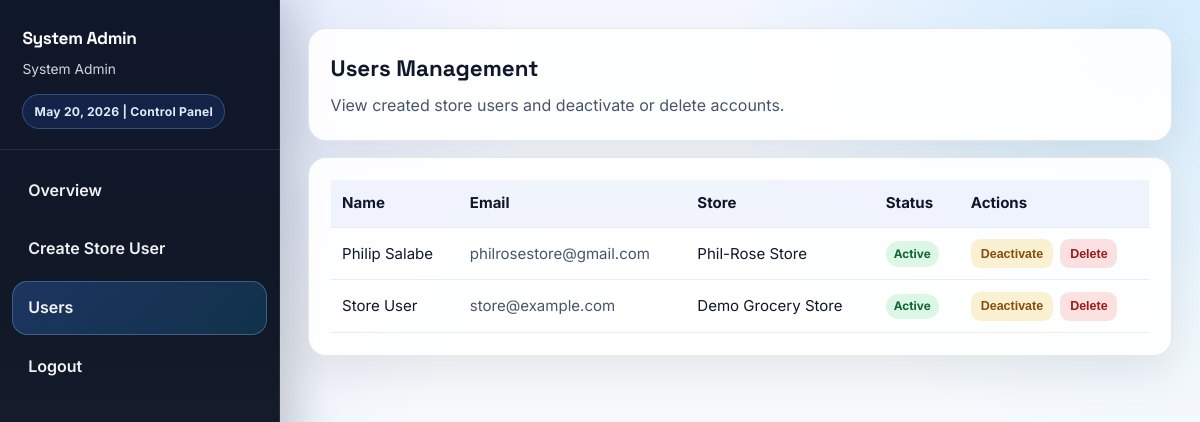
/admin_users.php (signed in), run on the app's committed database.
### tables this page shows
CREATE TABLE `users` (
  `id` bigint(20) NOT NULL,
  `name` varchar(255) NOT NULL,
  `email` varchar(255) NOT NULL,
  `password` varchar(255) NOT NULL,
  `role` varchar(20) NOT NULL,
  `store_id` bigint(20) DEFAULT NULL,
  `created_at` timestamp NOT NULL DEFAULT current_timestamp(),
  `updated_at` timestamp NOT NULL DEFAULT current_timestamp() ON UPDATE current_timestamp()
);

CREATE TABLE `stores` (
  `id` bigint(20) NOT NULL,
  `store_name` varchar(255) NOT NULL,
  `store_email` varchar(255) NOT NULL,
  `phone` varchar(50) NOT NULL,
  `address` text NOT NULL,
  `tax_number` varchar(100) DEFAULT NULL,
  `is_active` tinyint(1) DEFAULT 1,
  `created_at` timestamp NOT NULL DEFAULT current_timestamp(),
  `updated_at` timestamp NOT NULL DEFAULT current_timestamp() ON UPDATE current_timestamp()
);

### admin_users.php (the view, shortened to what this page needs)
<?php
$db = getDB();
$user = null;
try {
    $stmt = $db->prepare('SELECT * FROM users WHERE id = ? LIMIT 1');
    $stmt->execute([$_SESSION['user_id']]);
    $user = $stmt->fetch(PDO::FETCH_ASSOC);
} catch (PDOException $e) {
    header('Location: login.php');
    exit();
}
$managedUsers = [];
try {
    $stmt = $db->query(
        "SELECT u.id, u.name, u.email, u.role, u.store_id, s.store_name
         FROM users u
         LEFT JOIN stores s ON s.id = u.store_id
         WHERE u.role IN ('store_user', 'deactivated')
         ORDER BY u.id DESC"
    );
    $managedUsers = $stmt->fetchAll(PDO::FETCH_ASSOC);
} catch (PDOException $e) {
    $actionError = 'Unable to load users list right now.';
}
?>
<!DOCTYPE html>
<html lang="en">
<head>
    <link rel="stylesheet" href="css/style.css">
</head>
<body>
    <div class="dashboard-container">
        <aside class="sidebar">
            <div class="sidebar-header">
                <h3>System Admin</h3>
                <p><?php echo htmlspecialchars($user['name']); ?></p>
                <div class="sidebar-status"><?php echo date('F j, Y'); ?> | Control Panel</div>
            </div>
            <nav class="sidebar-menu">
                <a href="admin_dashboard.php">
                    <span>Overview</span>
                </a>
                <a href="create_store_user.php">
                    <span>Create Store User</span>
                </a>
                <a href="admin_users.php" class="active">
                    <span>Users</span>
                </a>
                <a href="logout.php">
                    <span>Logout</span>
                </a>
            </nav>
        </aside>
        <main class="main-content">
            <div class="page-shell">
                <section class="panel">
                    <h1 class="page-title">Users Management</h1>
                    <p class="subtitle">View created store users and deactivate or delete accounts.</p>
                </section>
                <section class="panel">
                    <div class="table-wrap">
                        <table>
                            <thead>
                                <tr>
                                    <th>Name</th>
                                    <th>Email</th>
                                    <th>Store</th>
                                    <th>Status</th>
                                    <th>Actions</th>
                                </tr>
                            </thead>
                            <tbody>
                                <?php foreach ($managedUsers as $managedUser): ?>
                                    <tr>
                                        <td><?php echo htmlspecialchars($managedUser['name']); ?></td>
                                        <td class="muted"><?php echo htmlspecialchars($managedUser['email']); ?></td>
                                        <td><?php echo htmlspecialchars($managedUser['store_name'] ?: 'N/A'); ?></td>
                                        <td>
                                            <span class="badge <?php echo $managedUser['role'] === 'store_user' ? 'badge-ok' : 'badge-muted'; ?>">
                                                <?php echo $managedUser['role'] === 'store_user' ? 'active' : 'deactivated'; ?>
                                            </span>
                                        </td>
                                        <td>
                                            <div class="row-actions">
                                                <?php if ($managedUser['role'] === 'store_user'): ?>
                                                    <form method="post" class="inline-form" action="admin_users.php">
                                                        <button type="submit" class="btn-action btn-warning">Deactivate</button>
                                                    </form>
                                                <?php endif; ?>
                                                <form method="post" class="inline-form" action="admin_users.php" onsubmit="return confirm('Delete this user account permanently?');">
                                                    <button type="submit" class="btn-action btn-danger">Delete</button>
                                                </form>
                                            </div>
                                        </td>
                                    </tr>
                                <?php endforeach; ?>
                            </tbody>
                        </table>
                    </div>
                </section>
            </div>
        </main>
    </div>
</body>
</html>

### css/style.css (style rules this page uses)
:root { --primary-color: #4F46E5; --primary-dark: #4338CA; --secondary-color: #10B981; --text-dark: #1F2937; --text-light: #6B7280; --bg-light: #F9FAFB; --white: #FFFFFF; --shadow-sm: 0 1px 2px 0 rgba(0, 0, 0, 0.05); --shadow-md: 0 4px 6px -1px rgba(0, 0, 0, 0.1); --shadow-lg: 0 10px 15px -3px rgba(0, 0, 0, 0.1); --shadow-xl: 0 20px 25px -5px rgba(0, 0, 0, 0.1); }
* { margin: 0; padding: 0; box-sizing: border-box; }
body { font-family: 'Inter', sans-serif; color: var(--text-dark); line-height: 1.6; overflow-x: hidden; }
html { -webkit-font-smoothing: antialiased; -moz-osx-font-smoothing: grayscale; }
:root { --surface-1: rgba(255, 255, 255, 0.92); --surface-2: rgba(248, 250, 252, 0.95); --border-subtle: rgba(15, 23, 42, 0.10); --text-strong: #0f172a; --text-soft: #475569; --brand-gradient: linear-gradient(135deg, #4f46e5 0%, #4338ca 50%, #22c55e 100%); --brand-gradient-alt: linear-gradient(135deg, #0f172a 0%, #1e293b 45%, #334155 100%); --radius-lg: 1.25rem; }
html { scroll-behavior: smooth; }
body { background: radial-gradient(circle at top left, rgba(79, 70, 229, 0.10), transparent 28%), radial-gradient(circle at top right, rgba(16, 185, 129, 0.08), transparent 24%), linear-gradient(180deg, #f8fafc 0%, #eef2ff 100%); color: var(--text-strong); }
a { color: inherit; }
.feature-card, .pricing-card, .testimonial, .auth-card, .panel, .chart-container, .recent-section, .top-bar, .stat-card { background: var(--surface-1); backdrop-filter: blur(14px); }

### data on the page
users: name "System Admin"
users: name "Philip Salabe", email "philrosestore@gmail.com", store.store_name "Phil-Rose Store", role "Active"
users: name "Store User", email "store@example.com", store.store_name "Demo Grocery Store", role "Active"
